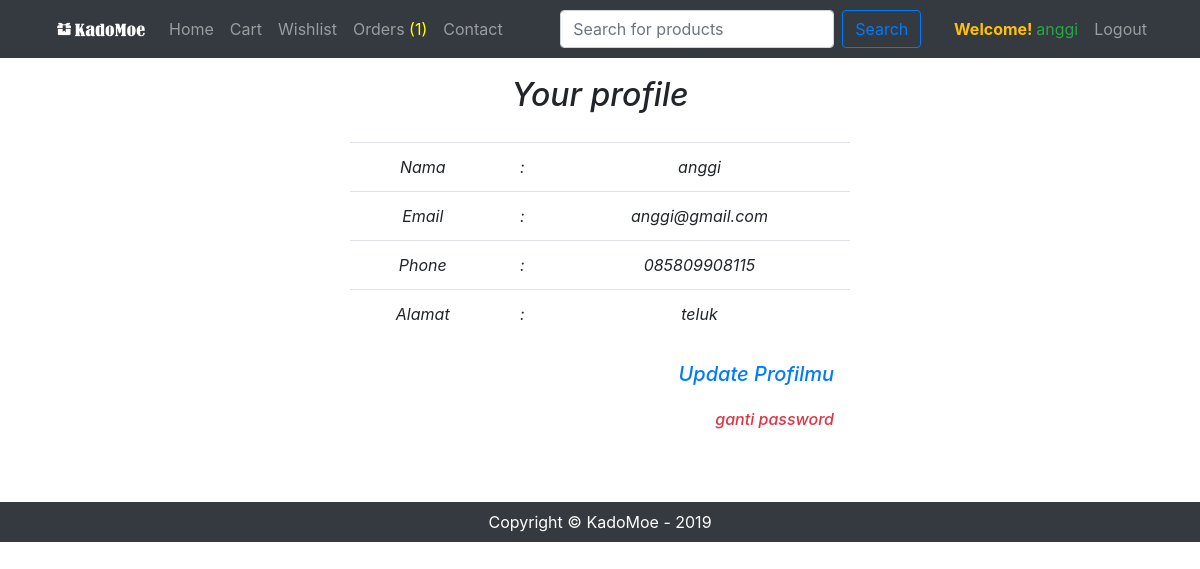
The app's page /profile.php (signed in) with its own data.
### tables this page shows
CREATE TABLE `customer` (
  `customer_id` int(11) NOT NULL,
  `customer_name` varchar(255) NOT NULL,
  `customer_email` varchar(255) NOT NULL,
  `customer_password` varchar(255) NOT NULL,
  `customer_phone` varchar(255) NOT NULL,
  `customer_address` text NOT NULL,
  `activation_status` varchar(255) NOT NULL,
  `enable_disable` varchar(255) NOT NULL DEFAULT 'Enable'
);

### lib/session.php (called while the page is built, shortened)
<?php
class session
{
    public static function get($key){
        if (isset($_SESSION[$key])){
            return $_SESSION[$key];
        }else{
            return false;
        }
    }
}

### classes/customer.php (called while the page is built, shortened)
<?php
class customer
{
    public function profile()
    {
        $cust_id = session::get('cust_id');
        $query = "SELECT * FROM customer WHERE customer_id = '$cust_id'";
        $result = db::select($query)->fetch_assoc();
        return $result;
    }
}

### lib/db.php (called while the page is built, shortened)
<?php
	class db
	{
		public static function conn()
		{
			try {
				$db = new mysqli('localhost', 'root', '', 'db_KadoMoe');
				return $db;
			} catch (Exception $e) {
				die('Unable to connect ! '.$e->getMessage());
			}
		}
		public static function select($query)
		{
			$result = self::conn()->query($query);
			return $result;
		}
	}
?>

### profile.php (the view, shortened to what this page needs)
<?php
include "inc/header.php";
?>
<div class="container">
<div class="card-body">
<?php
if (isset($_GET['action']) and $_GET['action'] == 'update') {
    echo '<h2 class="font-italic text-center">Update your profile</h2>';
} else {
    echo '<h2 class="font-italic text-center">Your profile</h2>';
}
?>
<div class="card-body">
    <div class="row">
        <div class="col-md-3"></div>
        <div class="col-md-6">
            <?php
            $value = $cust->profile();
            ?>
            <?php
            if (isset($_GET['action']) and $_GET['action'] == 'update') {
                ?>
                <form action="" method="post">
                    <table class="table font-italic text-center">
                        <tr>
                            <td>Nama</td>
                            <td>:</td>
                            <td><input type="text" name="name" value="<?php echo $value['customer_name']; ?>"
                                       class="form-control"></td>
                        </tr>
                        <tr>
                            <td>Email</td>
                            <td>:</td>
                            <td><input type="email" name="email" value="<?php echo $value['customer_email']; ?>"
                                       class="form-control"></td>
                        </tr>
                        <tr>
                            <td>Phone</td>
                            <td>:</td>
                            <td><input type="tel" name="phone" value="<?php echo $value['customer_phone']; ?>"
                                       class="form-control"></td>
                        </tr>
                        <tr>
                            <td>Alamat</td>
                            <td>:</td>
                            <td>
                            <textarea name="address"
                                      class="form-control"><?php echo $value['customer_address']; ?></textarea>
                            </td>
                        </tr>
                        <tr>
                            <td></td>
                            <td></td>
                            <td><input type="submit" name="update" value="Update" class="btn btn-success"></td>
                        </tr>
                    </table>
                </form>
                <?php
            } else {
                ?>
                <table class="table font-italic text-center">
                    <tr>
                        <td>Nama</td>
                        <td>:</td>
                        <td><?php echo $value['customer_name']; ?></td>
                    </tr>
                    <tr>
                        <td>Email</td>
                        <td>:</td>
                        <td><?php echo $value['customer_email']; ?></td>
                    </tr>
                    <tr>
                        <td>Phone</td>
                        <td>:</td>
                        <td><?php echo $value['customer_phone']; ?></td>
                    </tr>
                    <tr>
                        <td>Alamat</td>
                        <td>:</td>
                        <td>
                            <?php echo $value['customer_address']; ?>
                        </td>
                    </tr>
                </table>
                <h5><a href="?action=update" class="float-right font-italic nav-link">Update Profilmu</a></h5>
                <br><br>
                <h6><a href="changePassword.php" class="float-right font-italic nav-link text-danger">ganti password</a></h6>
            <?php } ?>
        </div>
        <div class="col-md-3"></div>
    </div>
</div>
</div>
</div>
<?php
include "inc/footer.php";
?>

### records on screen
customer: customer_name "anggi", customer_email "anggi@gmail.com", customer_phone "085809908115", customer_address "teluk"

### other values on screen
$newRows "1"
session::get('cust_name') "anggi"
